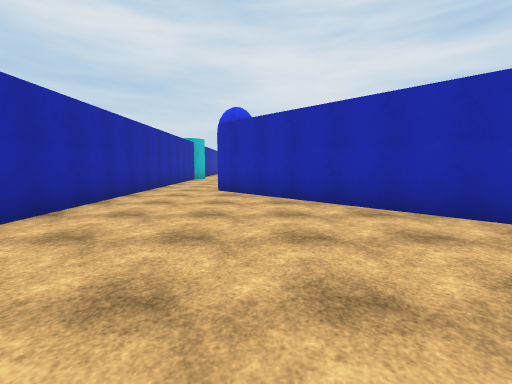
[1] (above)

16 first-person views from a walk through a 3-D level made in the Unity game engine. The camera is 1.5 m above the floor, tilts 6° down and sees 90° across. The floor is counted in squares, 2 m on a side. Each view is taken from the middle of a square. On the plan, view 1 faces up. The plan holds only what a view shows up to about 9 squares ahead; the rest is blank. The place goes on beyond the plan. Surface patterns are stand-ins for the level's own textures.

[2]
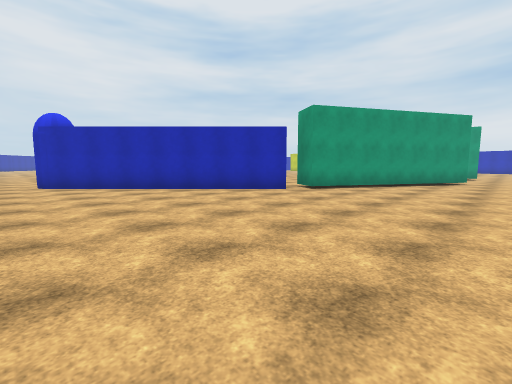

[3]
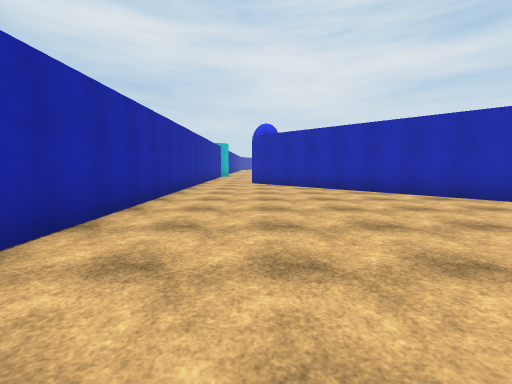

[4]
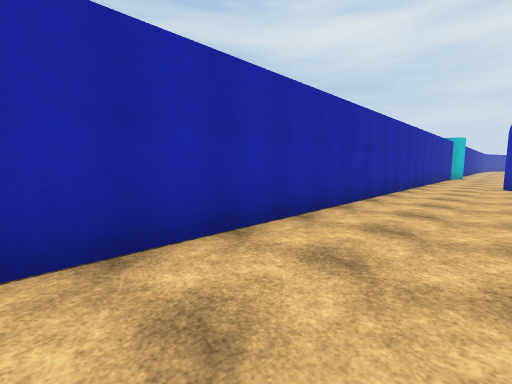

[5]
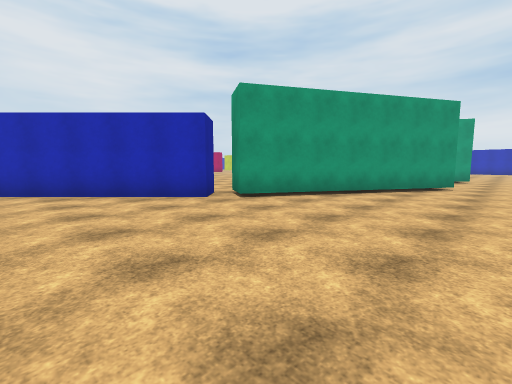

[6]
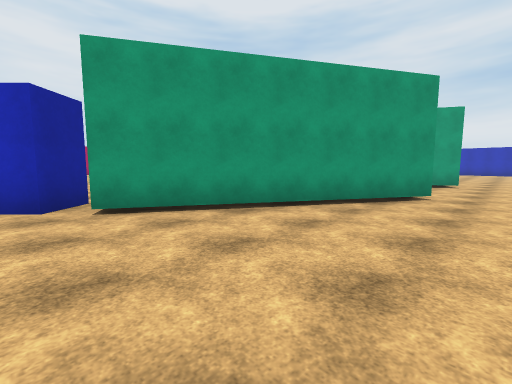

[7]
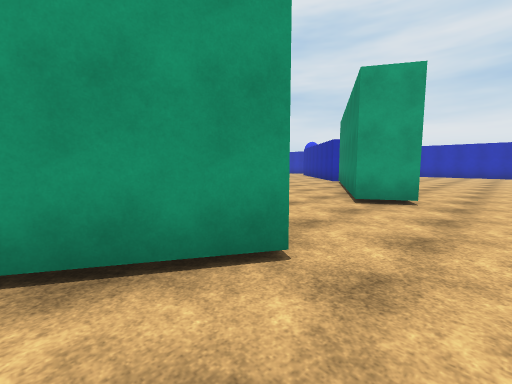

[8]
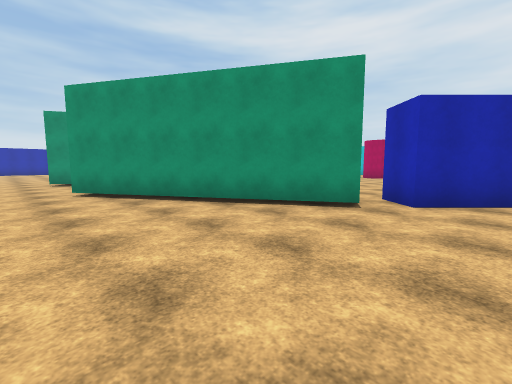

[9]
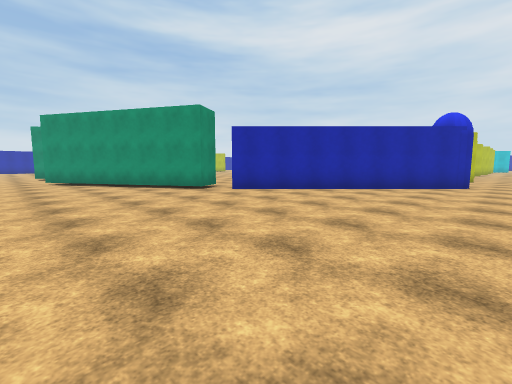

[10]
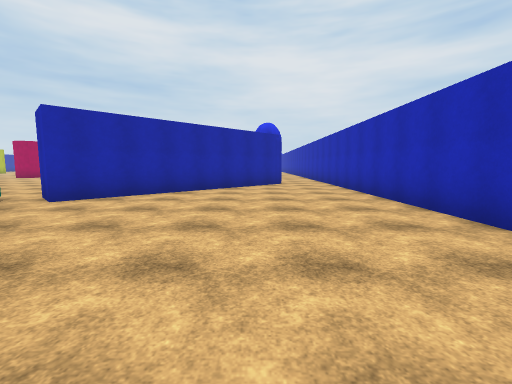

[11]
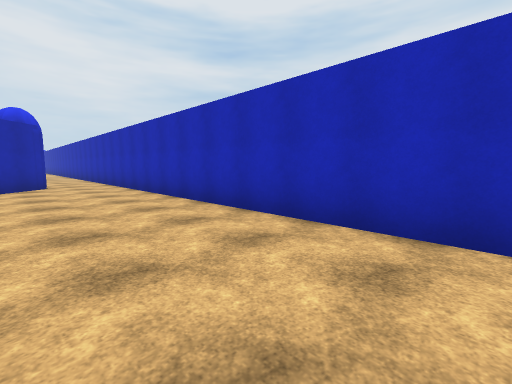

[12]
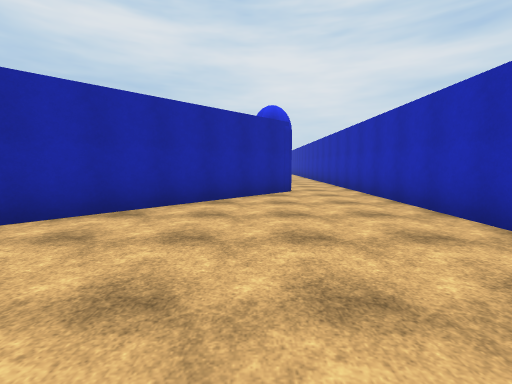

[13]
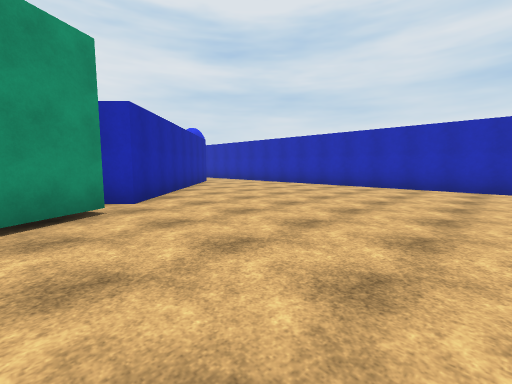

[14]
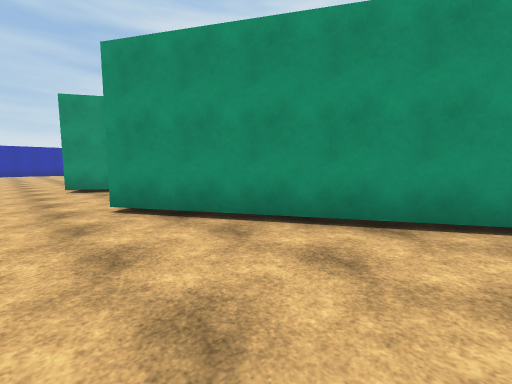

[15]
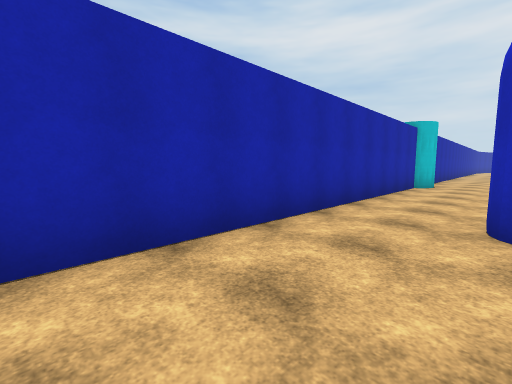

[16]
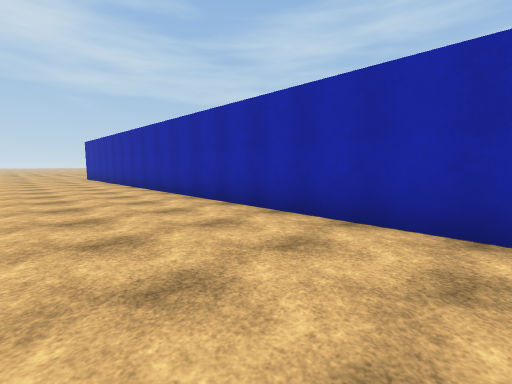

### Floor plan
Points are (right, up) in squares from view 1. A wall is a line through its corners. A room is listed if a view was taken in it or the views show most of it. See-through windows are left out.
Room 1 (views 1, 2, 3, 4, 5, 6, 15, 16)
walls: (5.2, 2.9) (4.4, 2) (-1.1, 7.6); (-3.3, 7.4) (-3.3, -3.5); (8.9, -0.8) (5, 1.5) (5.6, 2.5)
ways out: opening at (8.5, -2.5) to room 2; opening at (-2.5, 8)
Room 2 (views 7, 8, 9, 10, 11, 12, 13, 14)
walls: (19.6, 2.4) (20.1, 1.5) (14.5, -1.8) (13.9, -0.8); (27.9, -3.1) (27.9, 9.1); (25.9, 7.3) (20.8, 2.1) (19.9, 3); (11.1, -0.8) (10.6, -1.8) (8.9, -0.8)
ways out: opening at (8.5, -2.5) to room 1; opening at (12.5, -1); opening at (27, 7.5)

Positions as (right, up) in squares from view 1, and headings:
1: (0, 0), facing up
2: (-2, -3), facing up-right
3: (-1, -3), facing up
4: (-1, -3), facing up-left
5: (1, -3), facing up-right
6: (4, -3), facing up-right
7: (9, -3), facing up-right
8: (22, -3), facing up-left
9: (27, -3), facing up-left
10: (25, -3), facing up
11: (25, -3), facing up-right
12: (25, 0), facing up
13: (19, -3), facing up-right
14: (19, -3), facing up-left
15: (-1, 4), facing up-left
16: (0, 4), facing down-left
